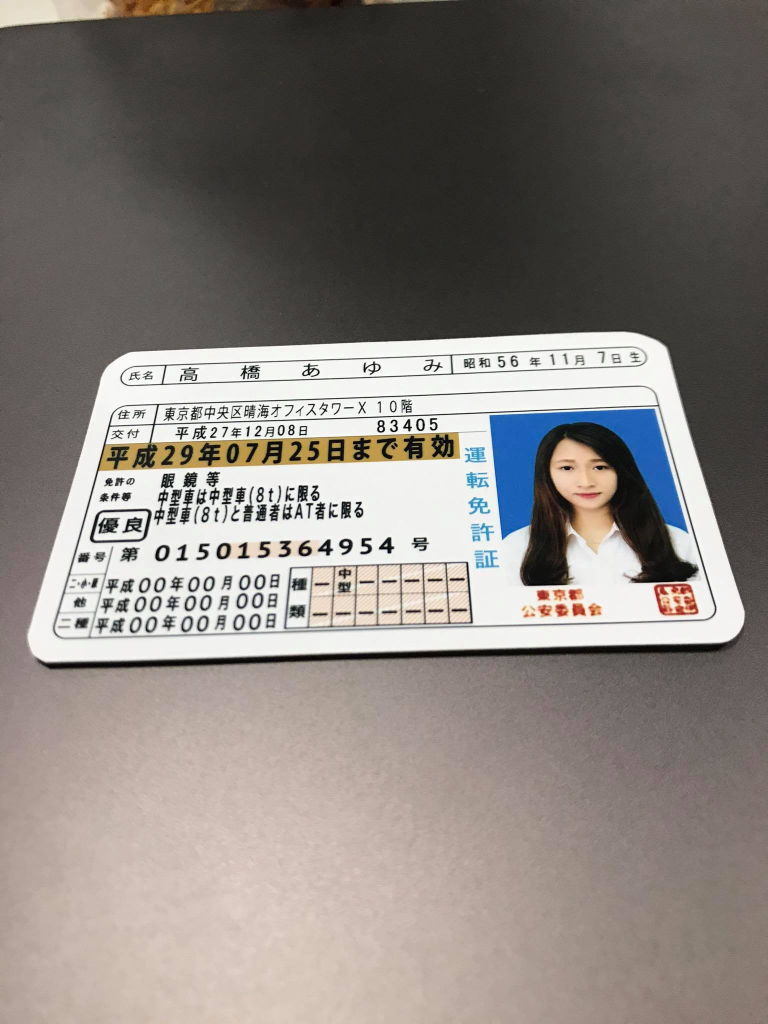
#> input picture card.jpg, 1536 x 2048 px (shown at 1/2 size)
$ jupyter execute --allow-errors 'OpenCV - 5.ipynb'   (older library calls are emulated)
#> lines starting #> are read from the running program, lines starting #| are printed output that depends on the picture; after the words box and inside, x2 and y2 are one past the last pixel; in counts of white or black regions, pixels touching at a corner belong together
[cell 1]
import cv2
import numpy as np
import sys
import os
import math
import matplotlib.pyplot as plt

[cell 2]
card = cv2.imread('./card.jpg')
#> card is the input picture: shape (2048, 1536, 3); mean B, G, R 125.5, 130, 136.4
text = cv2.imread('./text.jpg')
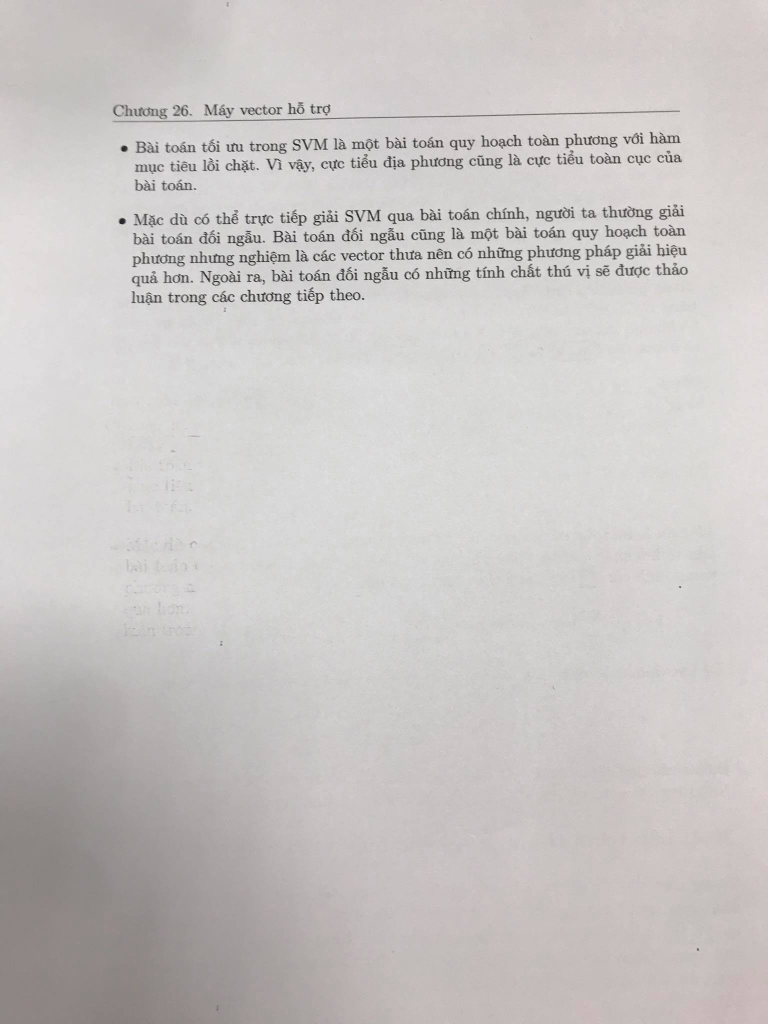
#> input picture text.jpg, 1536 x 2048 px (shown at 1/2 size)
#> text is the input picture: shape (2048, 1536, 3); mean B, G, R 196.3, 197.5, 201.1
#cv2.imshow('Card image', card)
#cv2.imshow('Text image', text)
#cv2.waitKey(0)

[cell 3]
text = cv2.imread('./text.jpg')
copy = text.copy()

ref_gray = cv2.cvtColor(copy, cv2.COLOR_BGR2GRAY)
thresh = 145
im_bw = cv2.threshold(ref_gray, thresh, 255, cv2.THRESH_BINARY)[1]
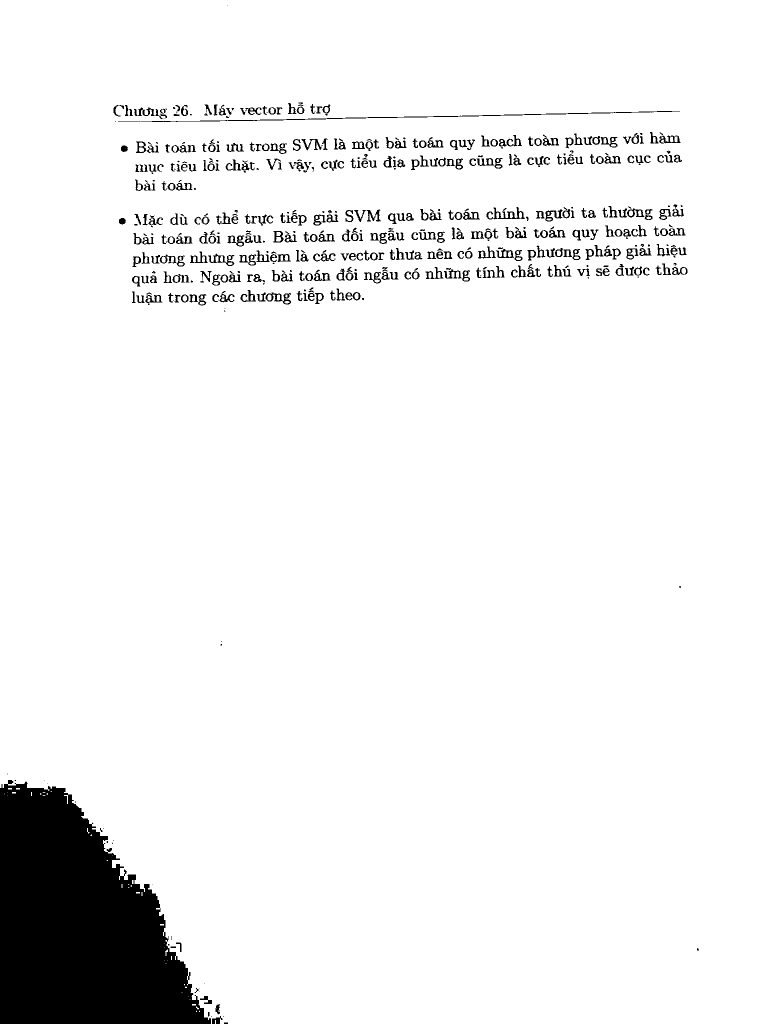
#> im_bw: shape (2048, 1536) (shown at 1/2 size); 93.9% white; 541 black regions (131 under 20 px), largest, box (x1, y1, x2, y2) and area: (0, 1560, 422, 2048) 137320, (281, 222, 1360, 244) 1915, (987, 414, 1050, 439) 539

#kernel_size = 5
#blur_gray = cv2.GaussianBlur(ref_gray,(kernel_size, kernel_size),0)

kernel = np.ones((4,4), np.uint8)

erosion = cv2.erode(im_bw,kernel,iterations = 1)
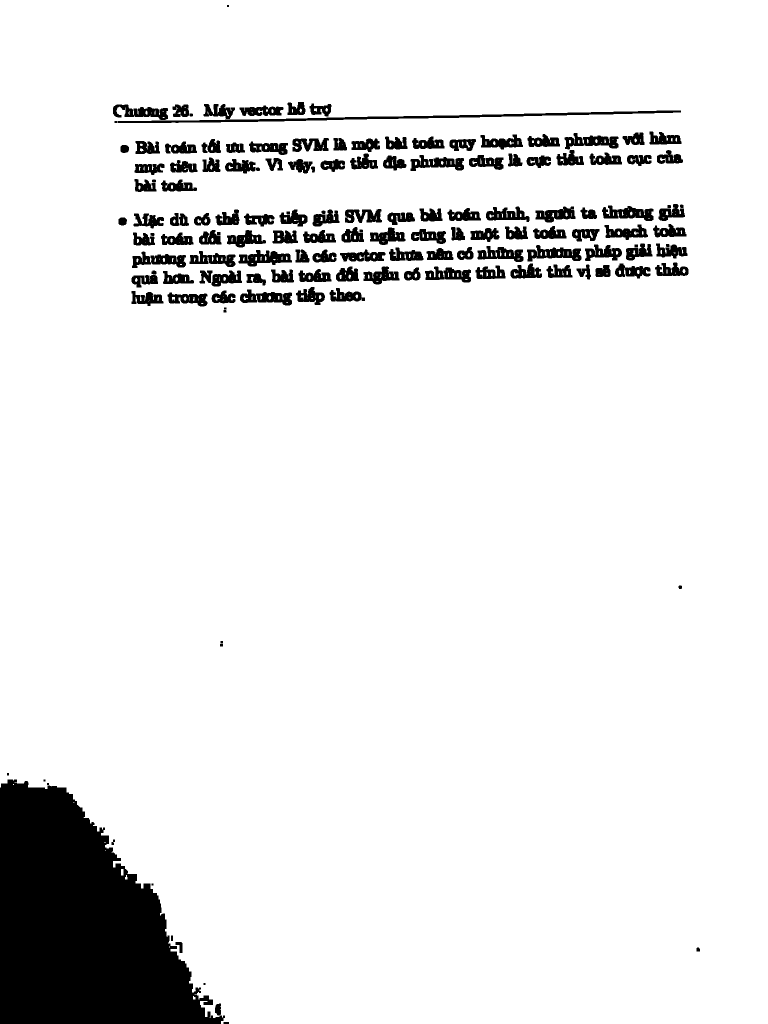
#> erosion: shape (2048, 1536) (shown at 1/2 size); 91.6% white; 147 black regions (5 under 20 px), largest, box (x1, y1, x2, y2) and area: (0, 1559, 450, 2048) 141407, (235, 221, 1362, 246) 5425, (477, 500, 584, 533) 1996

kernel = np.ones((3,3), np.uint8)
edges = cv2.dilate(erosion, kernel, iterations=1)
#> edges: shape (2048, 1536); 92.9% white; 169 black regions (25 under 20 px), largest, box (x1, y1, x2, y2) and area: (0, 1560, 446, 2048) 139539, (236, 222, 1361, 245) 3123, (478, 501, 583, 532) 1410

closing = cv2.morphologyEx(im_bw, cv2.MORPH_CLOSE, kernel)
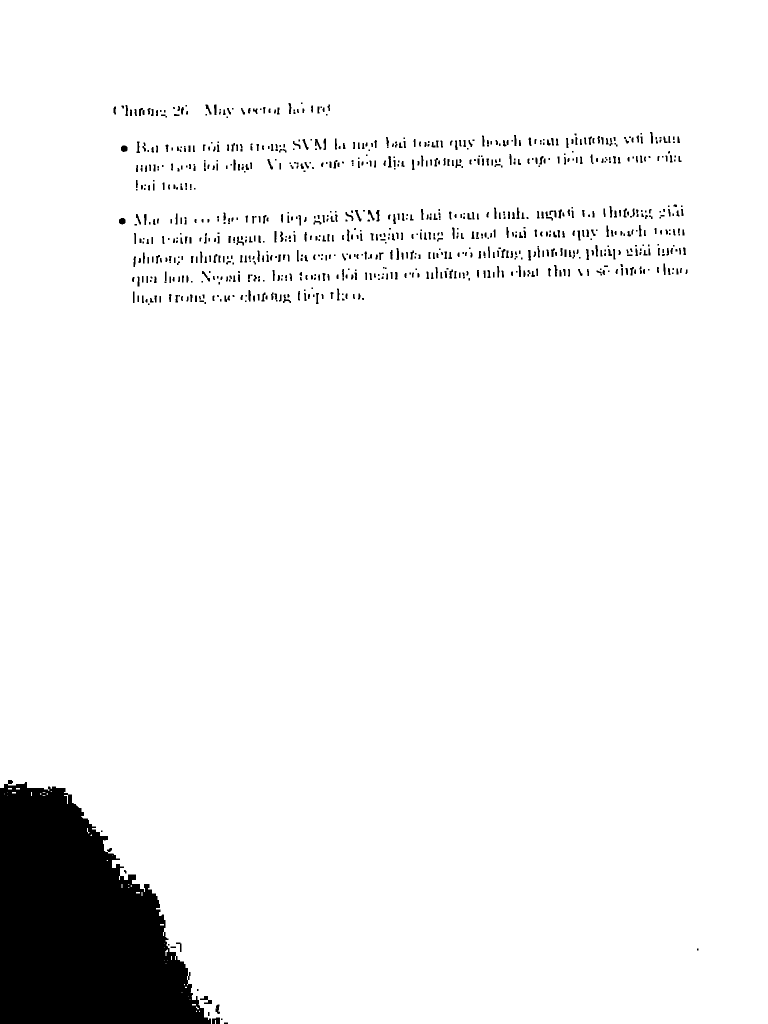
#> closing: shape (2048, 1536) (shown at 1/2 size); 94.6% white; 946 black regions (296 under 20 px)

im2, contours, hierarchy = cv2.findContours(erosion.copy(), cv2.RETR_LIST, \
                                                cv2.CHAIN_APPROX_SIMPLE )
#> contours = 578 contours, 387 with area under 20; largest, box (x1, y1, x2, y2) and area: (0, 0, 1536, 2048) 3000592, (234, 220, 1363, 247) 6555, (1053, 489, 1164, 524) 2295, (476, 499, 585, 534) 2289, (1128, 265, 1238, 300) 2210

for contour in contours:
    area = cv2.contourArea(contour)
    text_area = text.shape[0] * text.shape[1]
    if 0.0001< area/float(text_area) < 0.002:
        (x,y,w,h) = cv2.boundingRect(contour)
        cv2.rectangle(text, (x,y), (x+w,y+h), (0,255,0), 2)
#> this loop made 578 passes
#> (area, x, y, w, h) on passes 54, 55, 56, 57, 58, 59, 86, 98, 117, 121, 122, 128: (1572.5, 334, 584, 82, 30), (1272.5, 262, 581, 66, 32), (920.5, 422, 580, 50, 28), (2173, 479, 578, 106, 34), (1322, 658, 575, 73, 29), (1356, 591, 573, 60, 38), (992.5, 262, 549, 55, 27), (634, 492, 546, 41, 26), (1117, 325, 541, 64, 28), (1325, 422, 540, 63, 34), (517, 398, 540, 28, 28), (975.5, 541, 538, 48, 28)
#> area on passes 1, 3, 4, 6, 7, 8: 272.5, 23, 63.5, 210.5, 58, 23
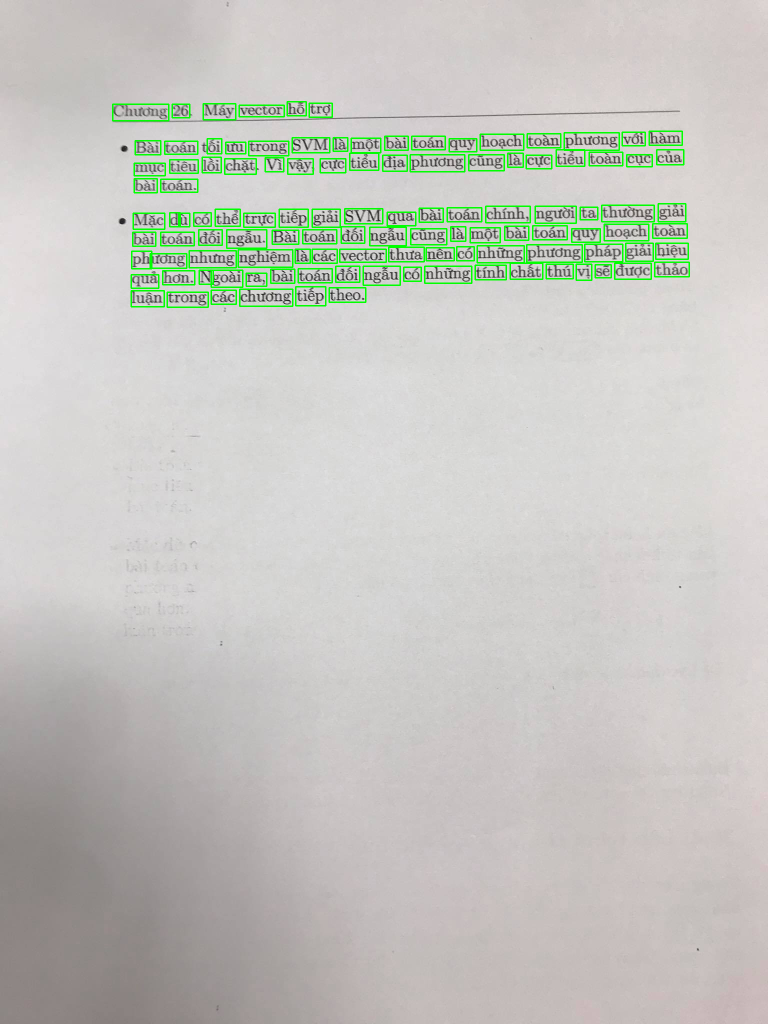
#> text: shape (2048, 1536, 3) (shown at 1/2 size); 1.93% of pixels changed, all inside (x1, y1, x2, y2) = (224, 202, 1380, 616)

#v2.imshow('thresh', im_bw)
cv2.imshow('Text', text)
#v2.imshow('closing', closing)
#v2.imshow('erosion', erosion)
#v2.imshow('edges', edges)
cv2.waitKey(0)
cv2.destroyAllWindows()

[cell 4]
cv2.imwrite('out.jpg', text)
#> Out = True

[cell 5]
card = cv2.imread('./cell_pic.jpg')
#> (the rest of this cell did not finish here and is left out)

[cell 6]
im2, contours, hierarchy = cv2.findContours(edges.copy(), cv2.RETR_LIST, \
                                                cv2.CHAIN_APPROX_SIMPLE )
#> contours = 552 contours, 178 with area under 20; largest, box (x1, y1, x2, y2) and area: (0, 0, 1536, 2048) 3002168, (235, 221, 1362, 246) 4249, (477, 500, 584, 533) 1870, (1204, 411, 1307, 442) 1720, (1072, 490, 1163, 522) 1522

contours = sorted(contours, key=cv2.contourArea, reverse=True)[:1]
#> contours = 1 contour; box (x1, y1, x2, y2) and area: (0, 0, 1536, 2048) 3002168
perimeter = cv2.arcLength(contours[0], True)
#> perimeter = 7631.9
ROIdimensions = cv2.approxPolyDP(contours[0], 0.02*perimeter, True)
#> ROIdimensions = [[0, 0], [0, 1575], [441, 2047], [1535, 2047], [1535, 0]]

cv2.drawContours(card, [ROIdimensions], -1, (0,255,0), 2)
cv2.imshow('contour', card)
cv2.waitKey(0)
cv2.destroyAllWindows()
